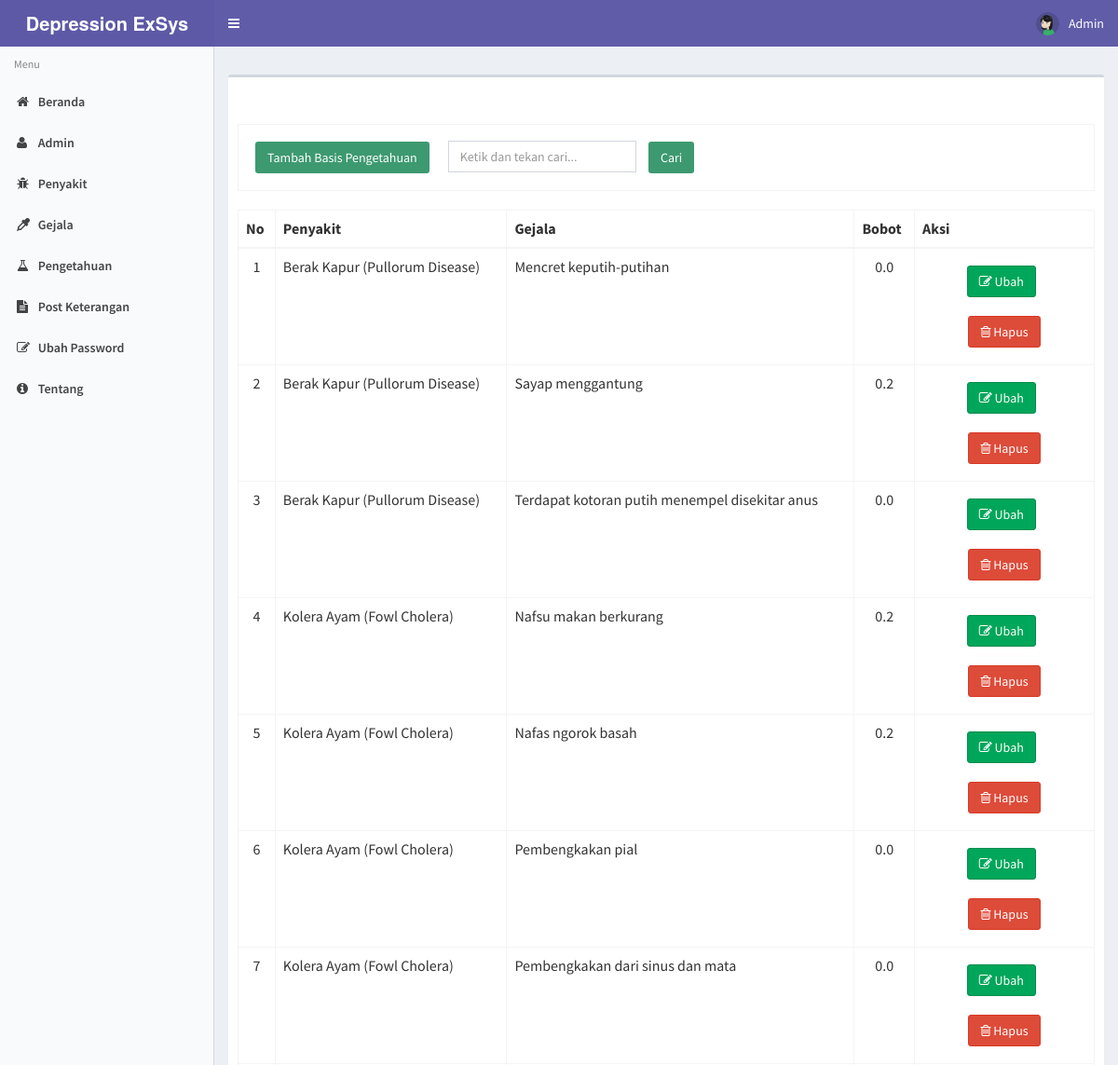
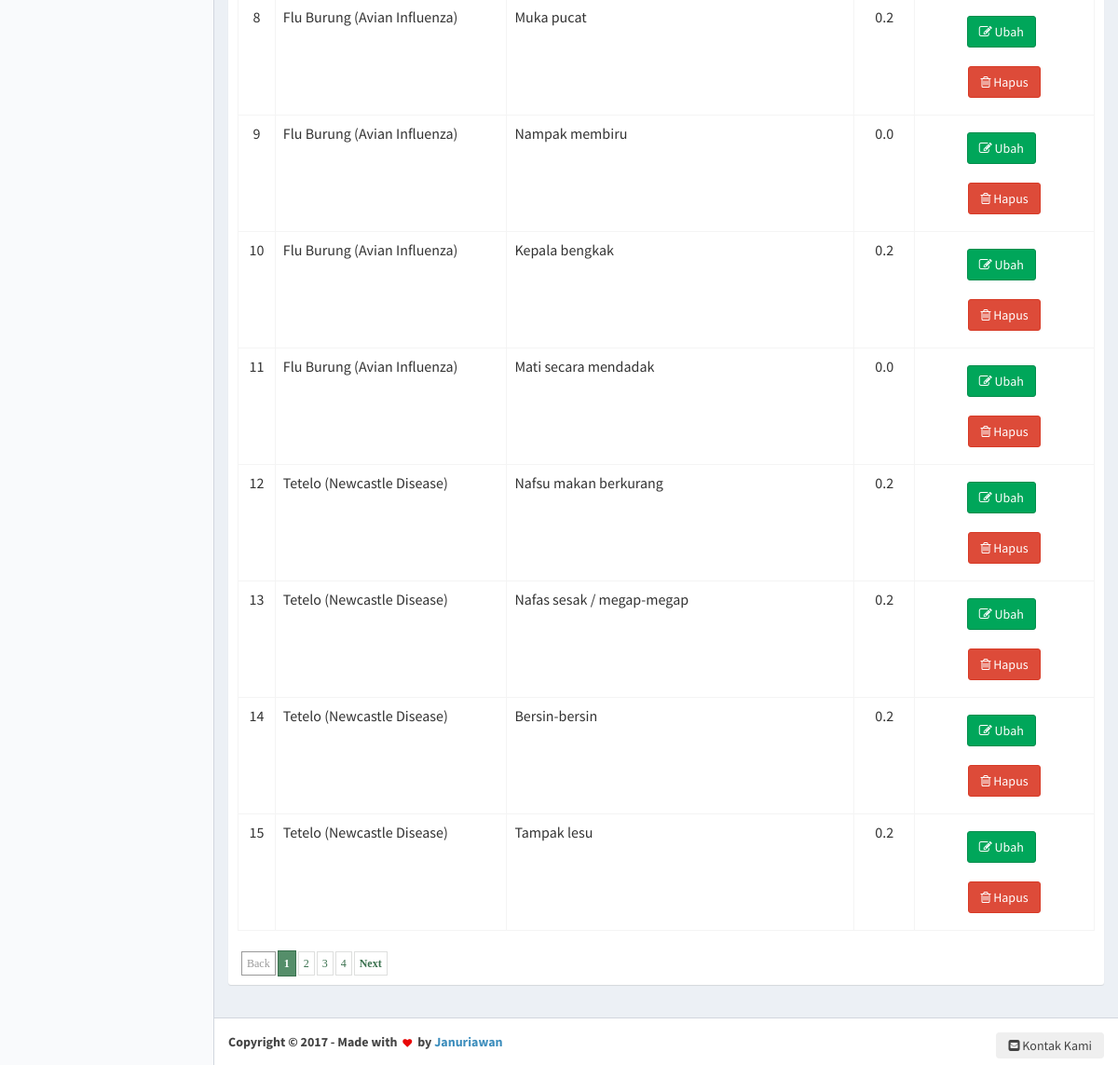
Page /pengetahuan (signed in) on the committed database (2 pictures, top to bottom).
### tables this page shows
CREATE TABLE `basis_pengetahuan` (
  `kode_pengetahuan` int(11) NOT NULL,
  `kode_penyakit` int(11) NOT NULL,
  `kode_gejala` int(11) NOT NULL,
  `mb` double(11,1) NOT NULL,
  `md` double(11,1) NOT NULL
);

CREATE TABLE `penyakit` (
  `kode_penyakit` int(11) NOT NULL,
  `nama_penyakit` varchar(50) NOT NULL,
  `det_penyakit` varchar(500) NOT NULL,
  `srn_penyakit` varchar(500) NOT NULL,
  `gambar` varchar(500) NOT NULL
);

CREATE TABLE `gejala` (
  `kode_gejala` int(11) NOT NULL,
  `nama_gejala` varchar(50) NOT NULL
);

### modul/pengetahuan/pengetahuan.php (the view, shortened to what this page needs)
<?php
if (!(isset($_SESSION['username']) && isset($_SESSION['password']))) {
    header('location:index.php');
    exit();
} else {
    ?>
<?php
$aksi="modul/pengetahuan/aksi_pengetahuan.php";
switch($_GET[act]){
  default:
  $offset=$_GET['offset'];
	$limit = 15;
	if (empty ($offset)) {
		$offset = 0;
	}
  $tampil=mysqli_query($conn,"SELECT * FROM basis_pengetahuan ORDER BY kode_pengetahuan");
	echo "<form method=POST action='?module=pengetahuan' name=text_form onsubmit='return Blank_TextField_Validator_Cari()'>
          <br><br><table class='table table-bordered'>
		  <tr><td><input class='btn bg-olive margin' type=button name=tambah value='Tambah Basis Pengetahuan' onclick=\"window.location.href='pengetahuan/tambahpengetahuan';\"><input type=text name='keyword' style='margin-left: 10px;' placeholder='Ketik dan tekan cari...' class='form-control' value='$_POST[keyword]' /> <input class='btn bg-olive margin' type=submit value='   Cari   ' name=Go></td> </tr>
          </table></form>";
		  	$baris=mysqli_num_rows($tampil);
	if ($_POST[Go]){
			$numrows = mysqli_num_rows(mysqli_query($conn,"SELECT * FROM basis_pengetahuan b,penyakit p where b.kode_penyakit=p.kode_penyakit AND p.nama_penyakit like '%$_POST[keyword]%'"));
			if ($numrows > 0){
				echo "<div class='alert alert-success alert-dismissible'>
                <h4><i class='icon fa fa-check'></i> Sukses!</h4>
                Pengetahuan yang anda cari di temukan.
              </div>";
				$i = 1;
	echo" <table class='table table-bordered' style='overflow-x=auto' cellpadding='0' cellspacing='0'>
          <thead>
            <tr>
              <th>No</th>
              <th>Penyakit</th>
              <th>Gejala</th>
             <!--
			  <th>MB</th>
             -->
			  <th>Bobot</th>
              <th width='21%'>Aksi</th>
            </tr>
          </thead>
		  <tbody>";
	$hasil = mysqli_query($conn,"SELECT * FROM basis_pengetahuan b,penyakit p where b.kode_penyakit=p.kode_penyakit AND p.nama_penyakit like '%$_POST[keyword]%'");
	$no = 1;
	$counter = 1;
    while ($r=mysqli_fetch_array($hasil)){
	if ($counter % 2 == 0) $warna = "dark";
	else $warna = "light";
	$sql = mysqli_query($conn,"SELECT * FROM gejala where kode_gejala = '$r[kode_gejala]'");
	$rgejala=mysqli_fetch_array($sql);
       echo "<tr class='".$warna."'>
			 <td align=center>$no</td>
			 <td>$r[nama_penyakit]</td>
			 <td>$rgejala[nama_gejala]</td>
			 <!--
			 <td align=center>$r[mb]</td>
			 -->
			 <td align=center>$r[md]</td>
			 <td align=center><a type='button' class='btn btn-success margin' href=pengetahuan/editpengetahuan/$r[kode_pengetahuan]><i class='fa fa-pencil-square-o' aria-hidden='true'></i> Ubah </a> &nbsp;
	          <a type='button' class='btn btn-danger margin' href=\"JavaScript: confirmIt('Anda yakin akan menghapusnya ?','$aksi?module=pengetahuan&act=hapus&id=$r[kode_pengetahuan]','','','','u','n','Self','Self')\" onMouseOver=\"self.status=''; return true\" onMouseOut=\"self.status=''; return true\"><i class='fa fa-trash-o' aria-hidden='true'></i> Hapus</a>
             </td></tr>";
      $no++;
	  $counter++;
    }
    echo "</tbody></table>";
			}
			else{
				echo "<div class='alert alert-danger alert-dismissible'>
                <h4><i class='icon fa fa-ban'></i> Gagal!</h4>
                Maaf, Pengetahuan yang anda cari tidak ditemukan , silahkan inputkan dengan benar dan cari kembali.
              </div>";
			}
		}else{
	if($baris>0){
	echo" <table class='table table-bordered' style='overflow-x=auto' cellpadding='0' cellspacing='0'>
          <thead>
            <tr>
              <th>No</th>
              <th>Penyakit</th>
              <th>Gejala</th>
             <!--
			  <th>MB</th>
             -->
			  <th>Bobot</th>
              <th width='21%'>Aksi</th>
            </tr>
          </thead>
		  <tbody>
		  ";
	$hasil = mysqli_query($conn,"SELECT * FROM basis_pengetahuan ORDER BY kode_pengetahuan limit $offset,$limit");
	$no = 1 + $offset;
	$counter = 1;
    while ($r=mysqli_fetch_array($hasil)){
	if ($counter % 2 == 0) $warna = "dark";
	else $warna = "light";
	$sql = mysqli_query($conn,"SELECT * FROM gejala where kode_gejala = '$r[kode_gejala]'");
	$rgejala=mysqli_fetch_array($sql);
	$sql2 = mysqli_query($conn,"SELECT * FROM penyakit where kode_penyakit = '$r[kode_penyakit]'");
	$rpenyakit=mysqli_fetch_array($sql2);
       echo "<tr class='".$warna."'>
			 <td align=center>$no</td>
			 <td>$rpenyakit[nama_penyakit]</td>
			 <td>$rgejala[nama_gejala]</td>
			 <!--
			 <td align=center>$r[mb]</td>
			 -->
			 <td align=center>$r[md]</td>
			 <td align=center>
			 <a type='button' class='btn btn-success margin' href=pengetahuan/editpengetahuan/$r[kode_pengetahuan]><i class='fa fa-pencil-square-o' aria-hidden='true'></i> Ubah </a> &nbsp;
	          <a type='button' class='btn btn-danger margin' href=\"JavaScript: confirmIt('Anda yakin akan menghapusnya ?','$aksi?module=pengetahuan&act=hapus&id=$r[kode_pengetahuan]','','','','u','n','Self','Self')\" onMouseOver=\"self.status=''; return true\" onMouseOut=\"self.status=''; return true\">
			  <i class='fa fa-trash-o' aria-hidden='true'></i> Hapus</a>
             </td></tr>";
      $no++;
	  $counter++;
    }
    echo "</tbody></table>";
	echo "<div class=paging>";
	if ($offset!=0) {
		$prevoffset = $offset-10;
		echo "<span class=prevnext> <a href=index.php?module=pengetahuan&offset=$prevoffset>Back</a></span>";
	}
	else {
		echo "<span class=disabled>Back</span>";
	}
	$halaman = intval($baris/$limit);
	if ($baris%$limit){
		$halaman++;
	}
	for($i=1;$i<=$halaman;$i++){
		$newoffset = $limit * ($i-1);
		if($offset!=$newoffset){
			echo "<a href=index.php?module=pengetahuan&offset=$newoffset>$i</a>";
		}
		else {
			echo "<span class=current>".$i."</span>";
		}
	}
	if(!(($offset/$limit)+1==$halaman) && $halaman !=1){
		$newoffset = $offset + $limit;
		echo "<span class=prevnext><a href=index.php?module=pengetahuan&offset=$newoffset>Next</a>";
	}
	else {
		echo "<span class=disabled>Next</span>";
	}
	echo "</div>";
	}else{
	echo "<br><b>Data Kosong !</b>";
	}
	}
    break;
}
?>
<?php } ?>

### css/paging.css (style rules this page uses)
div.paging { padding:2px; margin:2px; text-align:left; font-family:Tahoma; font-size:12px; }
div.paging a { padding:5px 5px 5px 5px; margin-right:2px; border:1px solid #DEDFDE; text-decoration:none; color:#3a714e; }
div.paging span.current { padding:6px 6px 6px 6px; margin-right:2px; border:1px solid #3a714e; font-weight:bold; background-color:#558e6a; color:#FFFFFF; }
div.paging span.disabled { padding:5px 5px 5px 5px; margin-right:2px; border:1px solid #999999; color:#999999; }
div.paging span.prevnext { font-weight:bold; }

### css/style.css (style rules this page uses)
div.paging { margin-top: 25px; }

### rows in the picture
basis_pengetahuan: kode_penyakit.nama_penyakit "Berak Kapur (Pullorum Disease)", kode_gejala.nama_gejala "Mencret keputih-putihan", md "0.0"
basis_pengetahuan: kode_penyakit.nama_penyakit "Berak Kapur (Pullorum Disease)", kode_gejala.nama_gejala "Sayap menggantung", md "0.2"
basis_pengetahuan: kode_penyakit.nama_penyakit "Berak Kapur (Pullorum Disease)", kode_gejala.nama_gejala "Terdapat kotoran putih menempel disekitar anus", md "0.0"
basis_pengetahuan: kode_penyakit.nama_penyakit "Kolera Ayam (Fowl Cholera)", kode_gejala.nama_gejala "Nafsu makan berkurang", md "0.2"
basis_pengetahuan: kode_penyakit.nama_penyakit "Kolera Ayam (Fowl Cholera)", kode_gejala.nama_gejala "Nafas ngorok basah", md "0.2"
basis_pengetahuan: kode_penyakit.nama_penyakit "Kolera Ayam (Fowl Cholera)", kode_gejala.nama_gejala "Pembengkakan pial", md "0.0"
basis_pengetahuan: kode_penyakit.nama_penyakit "Kolera Ayam (Fowl Cholera)", kode_gejala.nama_gejala "Pembengkakan dari sinus dan mata", md "0.0"
basis_pengetahuan: kode_penyakit.nama_penyakit "Flu Burung (Avian Influenza)", kode_gejala.nama_gejala "Muka pucat", md "0.2"
basis_pengetahuan: kode_penyakit.nama_penyakit "Flu Burung (Avian Influenza)", kode_gejala.nama_gejala "Nampak membiru", md "0.0"
basis_pengetahuan: kode_penyakit.nama_penyakit "Flu Burung (Avian Influenza)", kode_gejala.nama_gejala "Kepala bengkak", md "0.2"
basis_pengetahuan: kode_penyakit.nama_penyakit "Flu Burung (Avian Influenza)", kode_gejala.nama_gejala "Mati secara mendadak", md "0.0"
basis_pengetahuan: kode_penyakit.nama_penyakit "Tetelo (Newcastle Disease)", kode_gejala.nama_gejala "Nafsu makan berkurang", md "0.2"
basis_pengetahuan: kode_penyakit.nama_penyakit "Tetelo (Newcastle Disease)", kode_gejala.nama_gejala "Nafas sesak / megap-megap", md "0.2"
basis_pengetahuan: kode_penyakit.nama_penyakit "Tetelo (Newcastle Disease)", kode_gejala.nama_gejala "Bersin-bersin", md "0.2"
basis_pengetahuan: kode_penyakit.nama_penyakit "Tetelo (Newcastle Disease)", kode_gejala.nama_gejala "Tampak lesu", md "0.2"

### other values in the picture
$_SESSION['username'] "Admin"
